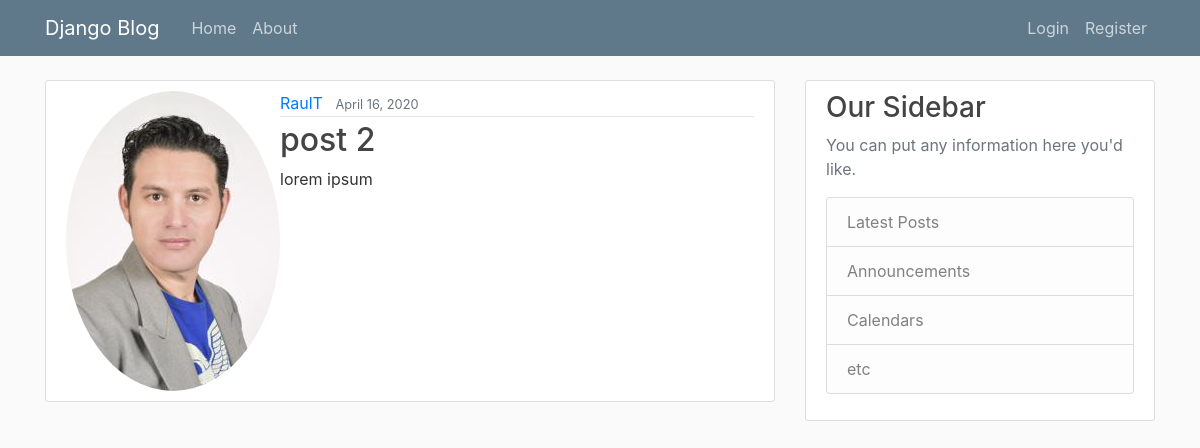
Screenshot of /post/3/ with the database file from the repository.
### blog/models.py (models this page shows, shortened)
class Post(models.Model):
    title = models.CharField(max_length=100)
    content = models.TextField()
    date_posted = models.DateTimeField(default=timezone.now)
    author = models.ForeignKey(User, on_delete=models.CASCADE)

### users/models.py (models this page shows, shortened)
class Profile(models.Model):
    user = models.OneToOneField(User, on_delete=models.CASCADE)
    image = models.ImageField(default='default.jpg', upload_to='profile_pics')

### blog/views.py (the view)
# urls.py: path('post/<int:pk>/', PostDetailView.as_view(), name='post-detail'),
class PostDetailView(DetailView):
    model = Post

### blog/templates/blog/post_detail.html (shortened to what this page needs)
{% extends "blog/base.html" %}
{% block content %}
     <article class="media content-section">
        <img class="rounded-circle article-image" src="{{ object.author.profile.image.url }}">
          <div class="media-body">
            <div class="article-metadata">
              <a class="mr-2" href="{% url 'user-posts' object.author.username %}">{{ object.author }}</a>
              <small class="text-muted">{{ object.date_posted|date:"F d, Y" }}</small>
            </div>
            <h2 class="article-title" href="#">{{ object.title }}</h2>
            <p class="article-content">{{ object.content }}</p>
        </div>
    </article>
{% endblock content %}

### blog/static/blog/main.css (style rules this page uses)
body { background: #fafafa; color: #333333; margin-top: 5rem; }
h1, h2, h3, h4, h5, h6 { color: #444444; }
.content-section { background: #ffffff; padding: 10px 20px; border: 1px solid #dddddd; border-radius: 3px; margin-bottom: 20px; }
.article-title { color: #444444; }
.article-content { white-space: pre-line; }
.article-metadata { padding-bottom: 1px; margin-bottom: 4px; border-bottom: 1px solid #e3e3e3 }

### rows the page displays
Post: author.profile.image (picture), author "RaulT", date_posted "April 16, 2020", title "post 2", content "lorem ipsum"
